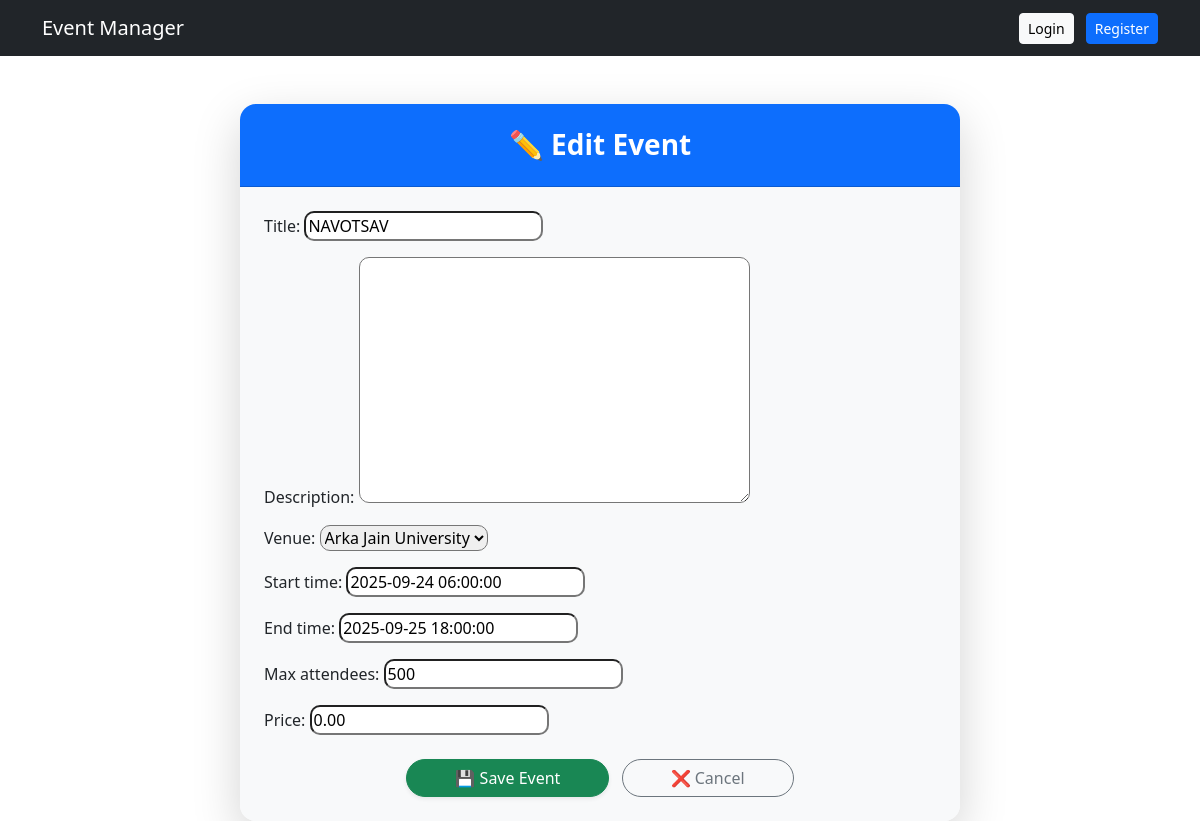
Page /event/1/edit/ on the committed database.
### events/models.py (models this page shows, shortened)
class Event(models.Model):
    STATUS_CHOICES = [
        ("draft", "Draft"),
        ("published", "Published"),
        ("cancelled", "Cancelled"),
    ]
    title = models.CharField(max_length=200)
    description = models.TextField(blank=True)
    organizer = models.ForeignKey(User, on_delete=models.SET_NULL, null=True, related_name="organized_events")
    venue = models.ForeignKey(Venue, on_delete=models.SET_NULL, null=True, blank=True)
    start_time = models.DateTimeField()
    end_time = models.DateTimeField()
    max_attendees = models.PositiveIntegerField(null=True, blank=True)
    price = models.DecimalField(max_digits=8, decimal_places=2, default=0)  # Added price
    status = models.CharField(max_length=20, choices=STATUS_CHOICES, default="draft")
    created_at = models.DateTimeField(auto_now_add=True)
    published_at = models.DateTimeField(null=True, blank=True)
    image = models.ImageField(upload_to="event_images/", blank=True, null=True)
    class Meta:
        ordering = ["-start_time"]

### events/views.py (the view)
# urls.py: path("event/<int:pk>/edit/", views.EventUpdateView.as_view(), name="edit"),
class EventUpdateView(UpdateView):
    model = Event
    form_class = EventForm
    template_name = "events/event_form.html"

### events/forms.py
class EventForm(forms.ModelForm):
    class Meta:
        model = Event
        fields = ["title", "description", "venue", "start_time", "end_time", "max_attendees", "price"]

### events/models.py (called while the page is built)
    def __str__(self):
        return self.name

### events/templates/events/event_form.html (shortened to what this page needs)
{% extends "base.html" %}
{% load crispy_forms_tags %}
{% block content %}
<div class="container mt-5">
  <div class="row justify-content-center">
    <div class="col-md-8">
      <div class="card shadow-lg border-0 rounded-4 overflow-hidden">
        <div class="card-header bg-primary text-white text-center py-4">
          <h3 class="fw-bold mb-0">
            {% if form.instance.pk %} ✏️ Edit Event {% else %} 🎉 Create New Event {% endif %}
          </h3>
        </div>
        <div class="card-body p-4 bg-light">
          <form method="post" enctype="multipart/form-data">
            {% if form|crispy %}
              {{ form|crispy }}
            {% else %}
              {{ form.as_p }}
            {% endif %}
            <div class="text-center mt-4">
              <button type="submit" class="btn btn-success px-5 rounded-pill shadow-sm">
                💾 Save Event
              </button>
              <a href="{% url 'events:home' %}" class="btn btn-outline-secondary px-5 rounded-pill ms-2">
                ❌ Cancel
              </a>
            </div>
          </form>
        </div>
      </div>
    </div>
  </div>
</div>
{% endblock %}

### events/templates/events/event_form.html (style rules this page uses)
.card { transition: transform 0.3s ease-in-out; }
form input, form textarea, form select { border-radius: 10px !important; }

### rows in the picture
Event: title "NAVOTSAV", venue "Arka Jain University", start_time "2025-09-24 06:00:00", end_time "2025-09-25 18:00:00", max_attendees "500", price "0.00"
